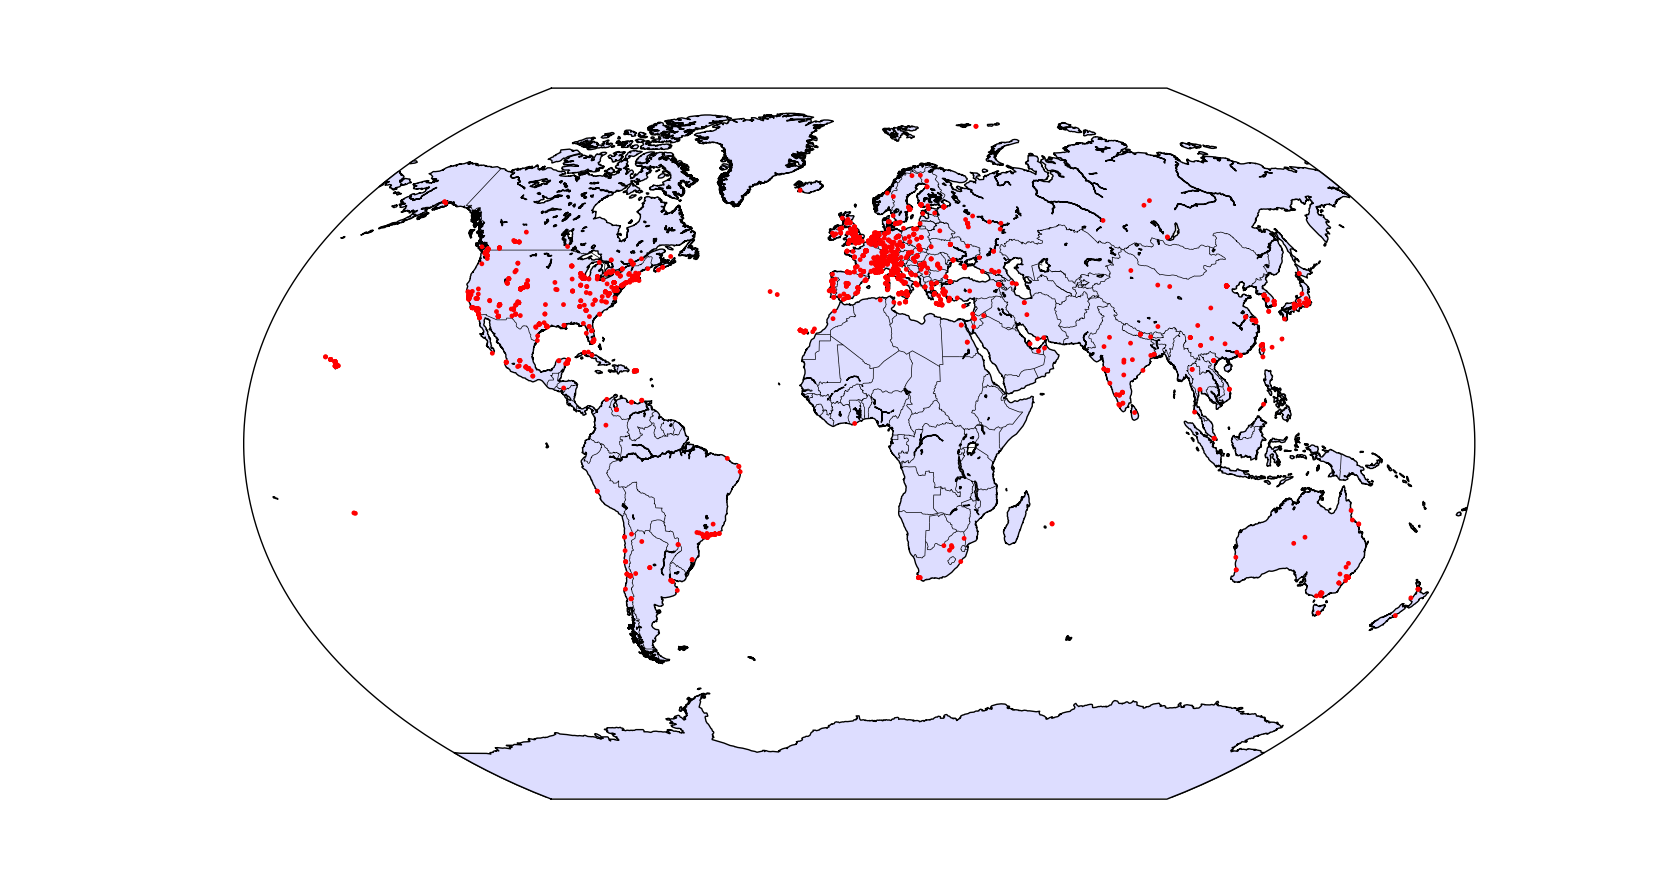

Recreate this plot in Python.
#/usr/bin/env python3
# Plot conferences on world map per year.

import glob;
import numpy;
import json;
from matplotlib import pyplot;
pyplot.ion();
from mpl_toolkits.basemap import Basemap;

# Parse coordinates into these arrays.
latArray = [];
longArray = [];

for filename in numpy.sort(glob.glob("data/meeting_list_????_utf8_with_GoogleMapsResponse.txt")):
  # Read each year into one large array.
  with open(filename, "rt") as input:
    meetingArray = json.load(input);
  for meetingIndex in range(len(meetingArray)):
    # Cycle through each meeting, extract coordinates.
    try:
      latlong = meetingArray[meetingIndex]["GoogleMapsResponse"]["results"][0]["geometry"]["location"];
      latArray.append(latlong["lat"]);
      longArray.append(latlong["lng"]);
    # Do not stress out too much if we don't find anything.
    except KeyError:
      pass;

# Draw projection with coastlines and countries.
pyplot.figure(figsize=(20,12));
m = Basemap(projection="kav7", lon_0=0, resolution="l");
m.drawmapboundary(fill_color="white", zorder=1);
m.fillcontinents(color="#ddddff");
m.drawcoastlines(zorder=2);
m.drawcountries(zorder=2);
# Transform geographical coordinates into Basemap coordinates, and plot.
x, y = m(longArray,latArray);
m.scatter(x, y, marker="o", color="r", s=6, zorder=3);
# Save plot.
pyplot.savefig("worldmap.png");
